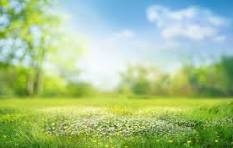
#> input picture Image Flitering/blur_nature.jpg, 233 x 148 px, found by its file name
$ python sharpning.py
#> lines starting #> are read from the running program, lines starting #| are printed output that depends on the picture
import cv2
import numpy as np
image = cv2.imread(r"C:\Users\kansa\OneDrive\Desktop\sem 6\OpenCV\Image Flitering\blur_nature.jpg")
#> image is the input picture: shape (148, 233, 3); mean B, G, R 140.6, 193.2, 164.5

if image is not None:
    print("Image loaded successfully.")

    sharp_kernel = np.array([[0, -1, 0],
                             [-1, 5, -1],
                             [0, -1, 0]])

    cv2.filter2D(image, -1, sharp_kernel, dst=image)
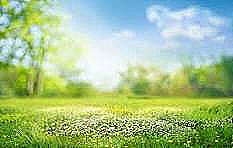
#> image: shape (148, 233, 3); mean B, G, R 141.8, 192.2, 164.1
    #image = cv2.resize(image, (500,5000), fx=1.5, fy=1.5)
    cv2.imshow("Original Image", image)
    cv2.imshow("Sharpened Image", image)
    cv2.waitKey(0)
    cv2.destroyAllWindows()
